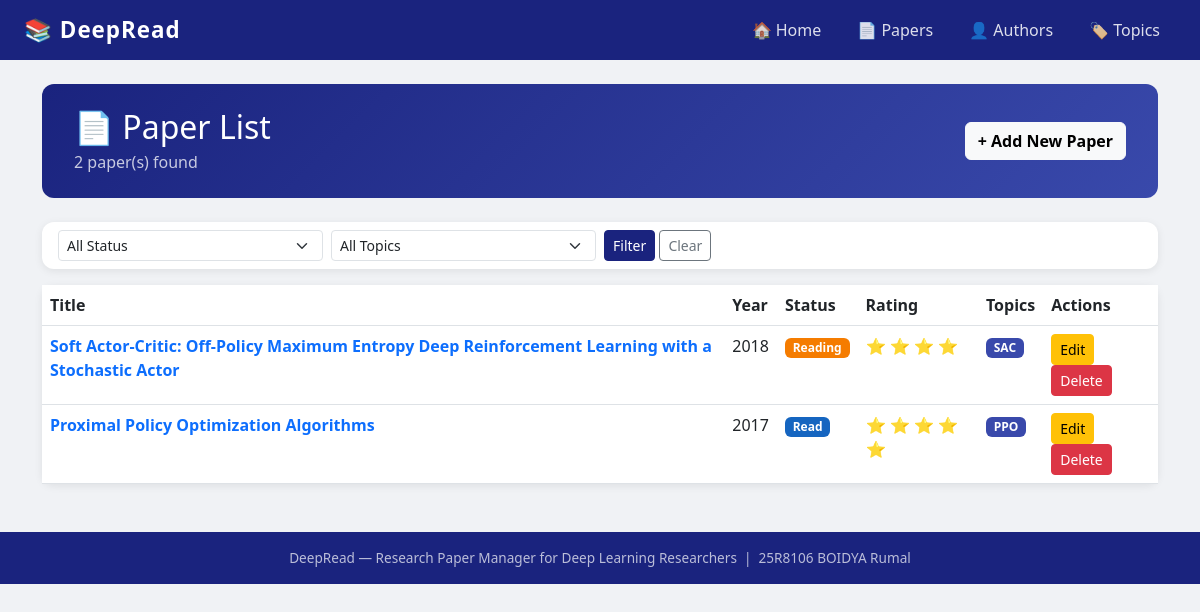
Screenshot of /papers/ with the database file from the repository.
### papers/models.py (models this page shows, shortened)
class Paper(models.Model):
    class Meta:
        verbose_name = 'Paper'
        verbose_name_plural = 'Papers'
        db_table = 'paper'
        ordering = ['-year']
    STATUS_CHOICES = [
        ('toread', 'To Read'),
        ('reading', 'Reading'),
        ('read', 'Read'),
        ('implemented', 'Implemented'),
    ]
    RATING_CHOICES = [
        (1, '1 - Poor'),
        (2, '2 - Fair'),
        (3, '3 - Good'),
        (4, '4 - Very Good'),
        (5, '5 - Excellent'),
    ]
    title = models.CharField(max_length=300)
    authors = models.ManyToManyField(Author, blank=True)
    year = models.IntegerField(default=2024)
    venue = models.CharField(max_length=200, blank=True, null=True)
    arxiv_id = models.CharField(max_length=50, blank=True, null=True)
    status = models.CharField(
        max_length=20,
        choices=STATUS_CHOICES,
        default='toread'
    )
    rating = models.IntegerField(
        choices=RATING_CHOICES,
        default=0,
        blank=True,
        null=True
    )
    topics = models.ManyToManyField(Topic, blank=True)
    abstract = models.TextField(blank=True, null=True)
    created_at = models.DateTimeField(default=timezone.now)

class Topic(models.Model):
    class Meta:
        verbose_name = 'Topic'
        verbose_name_plural = 'Topics'
        db_table = 'topic'
        ordering = ['name']
    name = models.CharField(max_length=50)
    description = models.TextField(blank=True, null=True)

### papers/views.py (the view)
# urls.py: path('', views.paper_list, name='paper_list'),
def paper_list(request):
    papers = Paper.objects.all().order_by('-year')
    status = request.GET.get('status')
    if status:
        papers = papers.filter(status=status)
    topic_id = request.GET.get('topic')
    if topic_id:
        papers = papers.filter(topics__id=topic_id)
    topics = Topic.objects.all()
    context = {
        'papers': papers,
        'topics': topics,
        'selected_status': status,
        'selected_topic': topic_id,
    }
    return render(request, 'papers/paper_list.html', context)

### templates/papers/paper_list.html (shortened to what this page needs)
{% extends "base.html" %}
{% block content %}
<div class="page-header d-flex justify-content-between align-items-center">
    <div>
        <h2 class="mb-1">📄 Paper List</h2>
        <p class="mb-0 opacity-75">{{ papers|length }} paper(s) found</p>
    </div>
    <a href="{% url 'papers:paper_form' %}" class="btn btn-light fw-semibold">
        + Add New Paper
    </a>
</div>
<div class="card mb-3">
    <div class="card-body py-2">
        <form method="get" class="row g-2 align-items-center">
            <div class="col-md-3">
                <select name="status" class="form-select form-select-sm">
                    <option value="">All Status</option>
                </select>
            </div>
            <div class="col-md-3">
                <select name="topic" class="form-select form-select-sm">
                    <option value="">All Topics</option>
                </select>
            </div>
            <div class="col-auto">
                <button type="submit" class="btn btn-sm btn-primary">Filter</button>
                <a href="{% url 'papers:paper_list' %}" class="btn btn-sm btn-outline-secondary">Clear</a>
            </div>
        </form>
    </div>
</div>
<div class="card">
    <div class="card-body p-0">
        <table class="table table-hover mb-0">
            <thead style="background-color:#1a237e; color:white;">
                <tr>
                    <th>Title</th>
                    <th>Year</th>
                    <th>Status</th>
                    <th>Rating</th>
                    <th>Topics</th>
                    <th>Actions</th>
                </tr>
            </thead>
            <tbody>
                {% for paper in papers %}
                <tr>
                    <td>
                        <a href="{% url 'papers:paper_detail' pk=paper.pk %}"
                           class="text-decoration-none fw-semibold">
                            {{ paper.title }}
                        </a>
                    </td>
                    <td>{{ paper.year }}</td>
                    <td>
                        {% if paper.status == 'toread' %}
                            <span class="badge badge-toread">To Read</span>
                        {% elif paper.status == 'reading' %}
                            <span class="badge badge-reading">Reading</span>
                        {% elif paper.status == 'read' %}
                            <span class="badge badge-read">Read</span>
                        {% elif paper.status == 'implemented' %}
                            <span class="badge badge-implemented">Implemented</span>
                        {% endif %}
                    </td>
                    <td>
                        {% if paper.rating %}
                            {% for i in "12345" %}
                                {% if forloop.counter <= paper.rating %}⭐{% endif %}
                            {% endfor %}
                        {% else %}—{% endif %}
                    </td>
                    <td>
                        {% for topic in paper.topics.all %}
                        <span class="badge" style="background-color:#3949ab;">{{ topic.name }}</span>
                        {% empty %}—{% endfor %}
                    </td>
                    <td>
                        <a href="{% url 'papers:paper_edit' pk=paper.pk %}"
                           class="btn btn-sm btn-warning">Edit</a>
                        <a href="{% url 'papers:paper_delete' pk=paper.pk %}"
                           class="btn btn-sm btn-danger"
                           onclick="return confirm('Delete this paper?')">Delete</a>
                    </td>
                </tr>
                {% empty %}
                <tr>
                    <td colspan="6" class="text-center text-muted py-4">
                        No papers found. <a href="{% url 'papers:paper_form' %}">Add one now!</a>
                    </td>
                </tr>
                {% endfor %}
            </tbody>
        </table>
    </div>
</div>
{% endblock %}

### templates/base.html (style rules this page uses)
body { background-color: #f0f2f5; }
.card { border: none; border-radius: 12px; box-shadow: 0 2px 8px rgba(0,0,0,0.08); }
.btn-primary { background-color: #1a237e; border-color: #1a237e; }
.badge-reading { background-color: #f57c00; }
.badge-read { background-color: #1565c0; }
.table th { font-weight: 600; }
.page-header { background: linear-gradient(135deg, #1a237e, #3949ab); color: white; padding: 1.5rem 2rem; border-radius: 12px; margin-bottom: 1.5rem; }

### rows the page displays
Paper: title "Soft Actor-Critic: Off-Policy Maximum Entropy Deep Reinforcement Learning with a Stochastic Actor", year "2018", status "Reading", rating 4 (drawn)
Topic: name "SAC"
Paper: title "Proximal Policy Optimization Algorithms", year "2017", status "Read", rating 5 (drawn)
Topic: name "PPO"

### other values shown
{{ papers|length }} "2"
